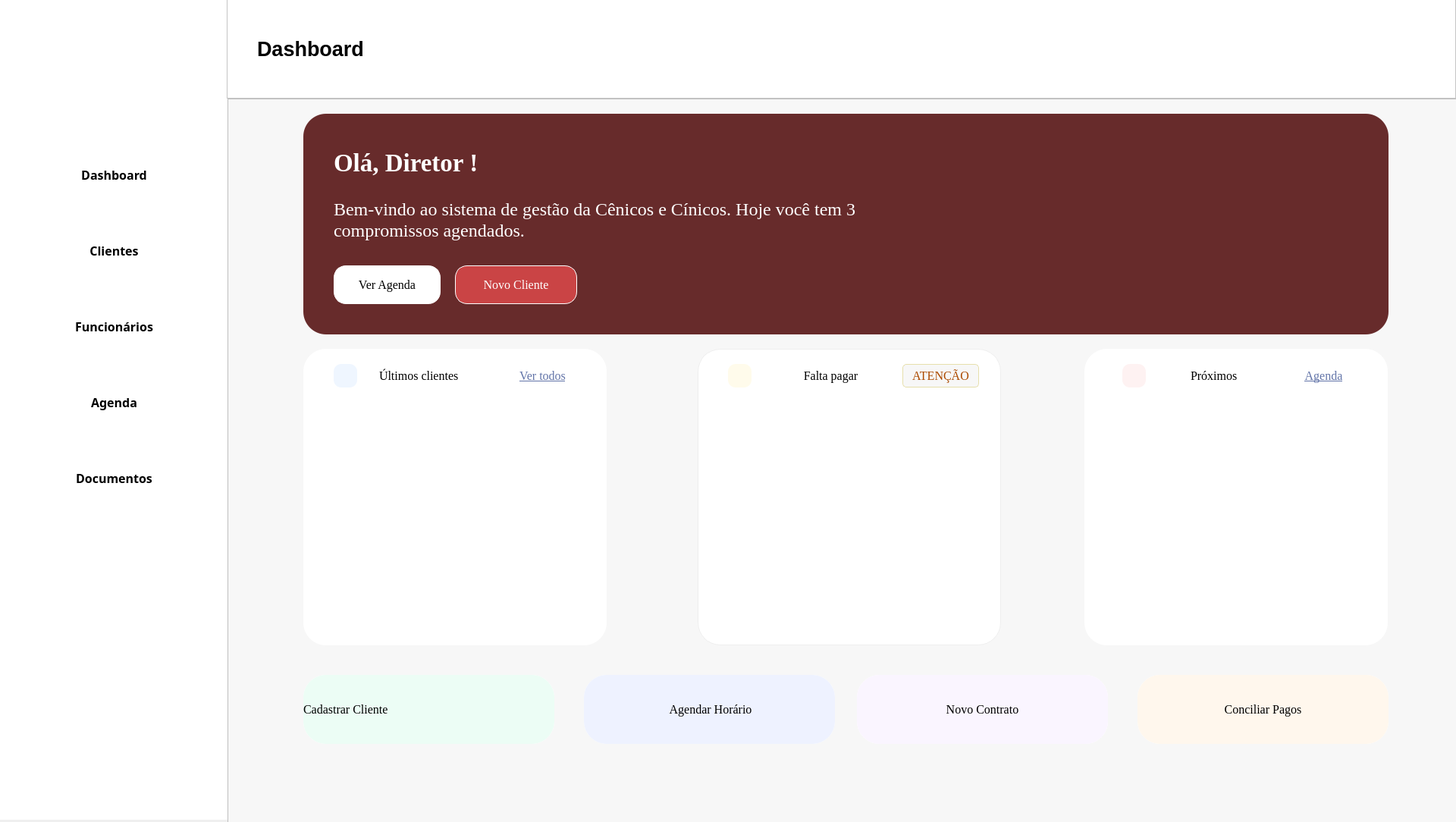
<?xml version="1.0" encoding="UTF-8"?>
<ui version="4.0">
 <class>MainWindow</class>
 <widget class="QMainWindow" name="MainWindow">
  <property name="enabled">
   <bool>true</bool>
  </property>
  <property name="geometry">
   <rect>
    <x>0</x>
    <y>0</y>
    <width>1920</width>
    <height>1084</height>
   </rect>
  </property>
  <property name="windowTitle">
   <string>MainWindow</string>
  </property>
  <widget class="QWidget" name="centralwidget">
   <widget class="QFrame" name="menu_lateral">
    <property name="geometry">
     <rect>
      <x>0</x>
      <y>0</y>
      <width>301</width>
      <height>1081</height>
     </rect>
    </property>
    <property name="styleSheet">
     <string notr="true">background-color: rgb(255,255,255);
border: 1px;
box-shadow: 5px 5px 5px;
border-color:  rgb(149, 149, 149);</string>
    </property>
    <widget class="QPushButton" name="btn_abrir_dashboard_menu">
     <property name="geometry">
      <rect>
       <x>20</x>
       <y>200</y>
       <width>261</width>
       <height>61</height>
      </rect>
     </property>
     <property name="font">
      <font>
       <family>Segoe UI Semibold</family>
       <pointsize>12</pointsize>
       <weight>75</weight>
       <bold>true</bold>
      </font>
     </property>
     <property name="cursor">
      <cursorShape>PointingHandCursor</cursorShape>
     </property>
     <property name="layoutDirection">
      <enum>Qt::LeftToRight</enum>
     </property>
     <property name="styleSheet">
      <string notr="true">text-align: left;
color: rgb(139, 139, 139);
padding-left: 10px;
border-radius:10px;
hover-color {
	background-color:rgb(254, 242, 242 solid);
	color:rgb(159, 7, 18);
}</string>
     </property>
     <property name="text">
      <string>Dashboard</string>
     </property>
     <property name="icon">
      <iconset>
       <normaloff>../Source/dashboard.png</normaloff>../Source/dashboard.png</iconset>
     </property>
     <property name="iconSize">
      <size>
       <width>50</width>
       <height>50</height>
      </size>
     </property>
    </widget>
    <widget class="QPushButton" name="btn_abrir_cliente_menu">
     <property name="geometry">
      <rect>
       <x>20</x>
       <y>300</y>
       <width>261</width>
       <height>61</height>
      </rect>
     </property>
     <property name="font">
      <font>
       <family>Segoe UI Semibold</family>
       <pointsize>12</pointsize>
       <weight>75</weight>
       <bold>true</bold>
      </font>
     </property>
     <property name="cursor">
      <cursorShape>PointingHandCursor</cursorShape>
     </property>
     <property name="styleSheet">
      <string notr="true">text-align: left;
color: rgb(139, 139, 139);
padding-left: 10px;
border-radius:10px;
hover-color {
	background-color:rgb(254, 242, 242 solid);
	color:rgb(159, 7, 18);
}</string>
     </property>
     <property name="text">
      <string>Clientes</string>
     </property>
     <property name="icon">
      <iconset>
       <normaloff>../Source/cliente.png</normaloff>../Source/cliente.png</iconset>
     </property>
     <property name="iconSize">
      <size>
       <width>40</width>
       <height>40</height>
      </size>
     </property>
    </widget>
    <widget class="QPushButton" name="btn_abrir_funcionario_menu">
     <property name="geometry">
      <rect>
       <x>20</x>
       <y>400</y>
       <width>261</width>
       <height>61</height>
      </rect>
     </property>
     <property name="font">
      <font>
       <family>Segoe UI Semibold</family>
       <pointsize>12</pointsize>
       <weight>75</weight>
       <bold>true</bold>
      </font>
     </property>
     <property name="cursor">
      <cursorShape>PointingHandCursor</cursorShape>
     </property>
     <property name="styleSheet">
      <string notr="true">text-align: left;
color: rgb(139, 139, 139);
padding-left: 10px;
border-radius:10px;
hover-color {
	background-color:rgb(254, 242, 242 solid);
	color:rgb(159, 7, 18);
}</string>
     </property>
     <property name="text">
      <string>Funcionários</string>
     </property>
     <property name="icon">
      <iconset>
       <normaloff>../Source/funcionarios.png</normaloff>../Source/funcionarios.png</iconset>
     </property>
     <property name="iconSize">
      <size>
       <width>40</width>
       <height>40</height>
      </size>
     </property>
    </widget>
    <widget class="QPushButton" name="btn_abrir_agenda_menu">
     <property name="geometry">
      <rect>
       <x>20</x>
       <y>500</y>
       <width>261</width>
       <height>61</height>
      </rect>
     </property>
     <property name="font">
      <font>
       <family>Segoe UI Semibold</family>
       <pointsize>12</pointsize>
       <weight>75</weight>
       <bold>true</bold>
      </font>
     </property>
     <property name="cursor">
      <cursorShape>PointingHandCursor</cursorShape>
     </property>
     <property name="styleSheet">
      <string notr="true">text-align: left;
color: rgb(139, 139, 139);
padding-left: 10px;
border-radius:10px;
hover-color {
	background-color:rgb(254, 242, 242 solid);
	color:rgb(159, 7, 18);
}</string>
     </property>
     <property name="text">
      <string>Agenda</string>
     </property>
     <property name="icon">
      <iconset>
       <normaloff>../Source/agenda.png</normaloff>../Source/agenda.png</iconset>
     </property>
     <property name="iconSize">
      <size>
       <width>50</width>
       <height>50</height>
      </size>
     </property>
    </widget>
    <widget class="QPushButton" name="btn_abrir_documento_menu">
     <property name="geometry">
      <rect>
       <x>20</x>
       <y>600</y>
       <width>261</width>
       <height>61</height>
      </rect>
     </property>
     <property name="font">
      <font>
       <family>Segoe UI Semibold</family>
       <pointsize>12</pointsize>
       <weight>75</weight>
       <bold>true</bold>
      </font>
     </property>
     <property name="cursor">
      <cursorShape>PointingHandCursor</cursorShape>
     </property>
     <property name="styleSheet">
      <string notr="true">text-align: left;
color: rgb(139, 139, 139);
padding-left: 10px;
border-radius:10px;
hover-color {
	background-color:rgb(254, 242, 242 solid);
	color:rgb(159, 7, 18);
}</string>
     </property>
     <property name="text">
      <string>Documentos</string>
     </property>
     <property name="icon">
      <iconset>
       <normaloff>../Source/documentos.png</normaloff>../Source/documentos.png</iconset>
     </property>
     <property name="iconSize">
      <size>
       <width>50</width>
       <height>50</height>
      </size>
     </property>
    </widget>
    <widget class="QLabel" name="logo">
     <property name="geometry">
      <rect>
       <x>40</x>
       <y>10</y>
       <width>191</width>
       <height>181</height>
      </rect>
     </property>
     <property name="text">
      <string notr="true"/>
     </property>
     <property name="pixmap">
      <pixmap>../Source/Cenicos.jpg</pixmap>
     </property>
     <property name="scaledContents">
      <bool>true</bool>
     </property>
    </widget>
   </widget>
   <widget class="QFrame" name="titulo_dashboard">
    <property name="geometry">
     <rect>
      <x>299</x>
      <y>-1</y>
      <width>1621</width>
      <height>131</height>
     </rect>
    </property>
    <property name="styleSheet">
     <string notr="true">background-color: rgb(255,255,255);</string>
    </property>
    <property name="frameShape">
     <enum>QFrame::StyledPanel</enum>
    </property>
    <property name="frameShadow">
     <enum>QFrame::Raised</enum>
    </property>
    <widget class="QLabel" name="titulo">
     <property name="geometry">
      <rect>
       <x>40</x>
       <y>40</y>
       <width>256</width>
       <height>51</height>
      </rect>
     </property>
     <property name="font">
      <font>
       <pointsize>20</pointsize>
       <weight>75</weight>
       <bold>true</bold>
      </font>
     </property>
     <property name="styleSheet">
      <string notr="true"/>
     </property>
     <property name="text">
      <string>Dashboard</string>
     </property>
    </widget>
   </widget>
   <widget class="QFrame" name="main_frame">
    <property name="geometry">
     <rect>
      <x>300</x>
      <y>130</y>
      <width>1631</width>
      <height>961</height>
     </rect>
    </property>
    <property name="font">
     <font>
      <family>Georgia</family>
      <pointsize>15</pointsize>
      <weight>50</weight>
      <bold>false</bold>
     </font>
    </property>
    <property name="styleSheet">
     <string notr="true">background-color: rgb(247, 247, 247);</string>
    </property>
    <property name="frameShape">
     <enum>QFrame::StyledPanel</enum>
    </property>
    <property name="frameShadow">
     <enum>QFrame::Raised</enum>
    </property>
    <widget class="QFrame" name="main_dashboard_frame">
     <property name="geometry">
      <rect>
       <x>100</x>
       <y>20</y>
       <width>1431</width>
       <height>291</height>
      </rect>
     </property>
     <property name="styleSheet">
      <string notr="true">background-color: rgb(103, 43, 43);
border-radius: 30px;</string>
     </property>
     <property name="frameShape">
      <enum>QFrame::StyledPanel</enum>
     </property>
     <property name="frameShadow">
      <enum>QFrame::Raised</enum>
     </property>
     <widget class="QPushButton" name="btn_abrir_agenda_3">
      <property name="geometry">
       <rect>
        <x>40</x>
        <y>200</y>
        <width>141</width>
        <height>51</height>
       </rect>
      </property>
      <property name="font">
       <font>
        <family>Georgia</family>
        <pointsize>12</pointsize>
        <weight>50</weight>
        <italic>false</italic>
        <bold>false</bold>
       </font>
      </property>
      <property name="cursor">
       <cursorShape>PointingHandCursor</cursorShape>
      </property>
      <property name="styleSheet">
       <string notr="true">background-color: rgb(255, 255, 255);
border-radius: 16px;
border:1px solid;
border-color:white;
color: black;</string>
      </property>
      <property name="text">
       <string>Ver Agenda</string>
      </property>
     </widget>
     <widget class="QPushButton" name="btn_abrir_novo_cliente_2">
      <property name="geometry">
       <rect>
        <x>200</x>
        <y>200</y>
        <width>161</width>
        <height>51</height>
       </rect>
      </property>
      <property name="font">
       <font>
        <family>Georgia</family>
        <pointsize>12</pointsize>
        <weight>50</weight>
        <bold>false</bold>
       </font>
      </property>
      <property name="cursor">
       <cursorShape>PointingHandCursor</cursorShape>
      </property>
      <property name="styleSheet">
       <string notr="true">background-color: rgb(202, 68, 69);
border-radius: 16px;
border:1px solid;
border-color:white;
color:white;</string>
      </property>
      <property name="text">
       <string>Novo Cliente</string>
      </property>
     </widget>
     <widget class="QLabel" name="titulo_recepcao_2">
      <property name="geometry">
       <rect>
        <x>40</x>
        <y>90</y>
        <width>761</width>
        <height>101</height>
       </rect>
      </property>
      <property name="font">
       <font>
        <family>Georgia</family>
        <pointsize>18</pointsize>
        <weight>50</weight>
        <bold>false</bold>
        <strikeout>false</strikeout>
       </font>
      </property>
      <property name="text">
       <string>&lt;html&gt;&lt;head/&gt;&lt;body&gt;&lt;p&gt;&lt;span style=&quot; color:#ffffff;&quot;&gt;Bem-vindo ao sistema de gestão da Cênicos e Cínicos. Hoje você tem 3 compromissos agendados.&lt;/span&gt;&lt;/p&gt;&lt;/body&gt;&lt;/html&gt;</string>
      </property>
      <property name="wordWrap">
       <bool>true</bool>
      </property>
      <property name="textInteractionFlags">
       <set>Qt::NoTextInteraction</set>
      </property>
     </widget>
     <widget class="QLabel" name="titulo_recepcao">
      <property name="geometry">
       <rect>
        <x>40</x>
        <y>30</y>
        <width>291</width>
        <height>70</height>
       </rect>
      </property>
      <property name="font">
       <font>
        <family>Georgia</family>
        <pointsize>25</pointsize>
        <weight>75</weight>
        <italic>false</italic>
        <bold>true</bold>
        <underline>false</underline>
       </font>
      </property>
      <property name="text">
       <string>&lt;html&gt;&lt;head/&gt;&lt;body&gt;&lt;p&gt;&lt;span style=&quot; color:#ffffff;&quot;&gt;Olá, Diretor !&lt;/span&gt;&lt;/p&gt;&lt;/body&gt;&lt;/html&gt;</string>
      </property>
      <property name="wordWrap">
       <bool>true</bool>
      </property>
     </widget>
    </widget>
    <widget class="QFrame" name="frame_resumo_cliente">
     <property name="geometry">
      <rect>
       <x>100</x>
       <y>330</y>
       <width>400</width>
       <height>391</height>
      </rect>
     </property>
     <property name="font">
      <font>
       <family>Georgia</family>
      </font>
     </property>
     <property name="styleSheet">
      <string notr="true">background-color:white;
border-radius: 30px;</string>
     </property>
     <property name="frameShape">
      <enum>QFrame::StyledPanel</enum>
     </property>
     <property name="frameShadow">
      <enum>QFrame::Raised</enum>
     </property>
     <widget class="QLabel" name="titulo_cliente">
      <property name="geometry">
       <rect>
        <x>100</x>
        <y>20</y>
        <width>151</width>
        <height>31</height>
       </rect>
      </property>
      <property name="font">
       <font>
        <family>Georgia</family>
        <pointsize>12</pointsize>
        <weight>50</weight>
        <bold>false</bold>
       </font>
      </property>
      <property name="text">
       <string>Últimos clientes</string>
      </property>
     </widget>
     <widget class="QPushButton" name="btn_abrir_clientes">
      <property name="geometry">
       <rect>
        <x>270</x>
        <y>20</y>
        <width>91</width>
        <height>31</height>
       </rect>
      </property>
      <property name="font">
       <font>
        <family>Georgia</family>
        <pointsize>12</pointsize>
        <underline>true</underline>
       </font>
      </property>
      <property name="cursor">
       <cursorShape>PointingHandCursor</cursorShape>
      </property>
      <property name="styleSheet">
       <string notr="true">color:rgb(98, 116, 168)</string>
      </property>
      <property name="text">
       <string>Ver todos</string>
      </property>
     </widget>
     <widget class="QLabel" name="cliente_icon_dashboard">
      <property name="geometry">
       <rect>
        <x>40</x>
        <y>20</y>
        <width>31</width>
        <height>31</height>
       </rect>
      </property>
      <property name="font">
       <font>
        <family>Georgia</family>
       </font>
      </property>
      <property name="autoFillBackground">
       <bool>false</bool>
      </property>
      <property name="styleSheet">
       <string notr="true">background-color: rgb(239, 246, 255);
border-radius: 10px;
color: rgb(229, 135, 38);</string>
      </property>
      <property name="text">
       <string/>
      </property>
      <property name="pixmap">
       <pixmap>../Source/utilizador.png</pixmap>
      </property>
      <property name="scaledContents">
       <bool>true</bool>
      </property>
      <property name="alignment">
       <set>Qt::AlignCenter</set>
      </property>
      <property name="wordWrap">
       <bool>true</bool>
      </property>
      <property name="margin">
       <number>3</number>
      </property>
      <property name="indent">
       <number>-1</number>
      </property>
      <property name="textInteractionFlags">
       <set>Qt::NoTextInteraction</set>
      </property>
     </widget>
     <widget class="QTableWidget" name="tableWidget">
      <property name="geometry">
       <rect>
        <x>40</x>
        <y>81</y>
        <width>321</width>
        <height>271</height>
       </rect>
      </property>
      <property name="font">
       <font>
        <family>Times New Roman</family>
        <pointsize>12</pointsize>
       </font>
      </property>
      <property name="styleSheet">
       <string notr="true">background-color: white;
border: none;
font-family: &quot;Times New Roman&quot;;
</string>
      </property>
      <property name="rowCount">
       <number>3</number>
      </property>
      <attribute name="horizontalHeaderVisible">
       <bool>false</bool>
      </attribute>
      <attribute name="verticalHeaderVisible">
       <bool>false</bool>
      </attribute>
      <row/>
      <row/>
      <row/>
     </widget>
    </widget>
    <widget class="QFrame" name="frame_resumo_agenda">
     <property name="geometry">
      <rect>
       <x>1130</x>
       <y>330</y>
       <width>400</width>
       <height>391</height>
      </rect>
     </property>
     <property name="styleSheet">
      <string notr="true">background-color:white;
border-radius: 30px;</string>
     </property>
     <property name="frameShape">
      <enum>QFrame::StyledPanel</enum>
     </property>
     <property name="frameShadow">
      <enum>QFrame::Raised</enum>
     </property>
     <widget class="QLabel" name="titulo_proximo_agenda">
      <property name="geometry">
       <rect>
        <x>140</x>
        <y>20</y>
        <width>91</width>
        <height>31</height>
       </rect>
      </property>
      <property name="font">
       <font>
        <family>Georgia</family>
        <pointsize>12</pointsize>
        <weight>50</weight>
        <bold>false</bold>
       </font>
      </property>
      <property name="text">
       <string>Próximos</string>
      </property>
     </widget>
     <widget class="QPushButton" name="btn_abrir_agenda">
      <property name="geometry">
       <rect>
        <x>270</x>
        <y>20</y>
        <width>91</width>
        <height>31</height>
       </rect>
      </property>
      <property name="font">
       <font>
        <family>Georgia</family>
        <pointsize>12</pointsize>
        <underline>true</underline>
       </font>
      </property>
      <property name="styleSheet">
       <string notr="true">color:rgb(98, 116, 168)</string>
      </property>
      <property name="text">
       <string>Agenda</string>
      </property>
     </widget>
     <widget class="QLabel" name="icon_agenda">
      <property name="geometry">
       <rect>
        <x>50</x>
        <y>20</y>
        <width>31</width>
        <height>31</height>
       </rect>
      </property>
      <property name="autoFillBackground">
       <bool>false</bool>
      </property>
      <property name="styleSheet">
       <string notr="true">background-color:rgb(254, 242, 242);
border-radius: 10px;
color: rgb(229, 135, 38);</string>
      </property>
      <property name="text">
       <string/>
      </property>
      <property name="pixmap">
       <pixmap>../Source/agenda.png</pixmap>
      </property>
      <property name="scaledContents">
       <bool>true</bool>
      </property>
      <property name="alignment">
       <set>Qt::AlignCenter</set>
      </property>
      <property name="wordWrap">
       <bool>true</bool>
      </property>
      <property name="margin">
       <number>3</number>
      </property>
      <property name="indent">
       <number>-1</number>
      </property>
      <property name="textInteractionFlags">
       <set>Qt::NoTextInteraction</set>
      </property>
     </widget>
     <widget class="QTableWidget" name="tableWidget_3">
      <property name="geometry">
       <rect>
        <x>40</x>
        <y>81</y>
        <width>321</width>
        <height>271</height>
       </rect>
      </property>
      <property name="font">
       <font>
        <family>Times New Roman</family>
        <pointsize>12</pointsize>
       </font>
      </property>
      <property name="styleSheet">
       <string notr="true">background-color: white;
border: none;
font-family: &quot;Times New Roman&quot;;
</string>
      </property>
      <property name="rowCount">
       <number>3</number>
      </property>
      <attribute name="horizontalHeaderVisible">
       <bool>false</bool>
      </attribute>
      <attribute name="verticalHeaderVisible">
       <bool>false</bool>
      </attribute>
      <row/>
      <row/>
      <row/>
     </widget>
    </widget>
    <widget class="QFrame" name="frame_resumo_pagar">
     <property name="geometry">
      <rect>
       <x>620</x>
       <y>330</y>
       <width>400</width>
       <height>391</height>
      </rect>
     </property>
     <property name="font">
      <font>
       <stylestrategy>PreferDefault</stylestrategy>
      </font>
     </property>
     <property name="layoutDirection">
      <enum>Qt::LeftToRight</enum>
     </property>
     <property name="styleSheet">
      <string notr="true">#frame_resumo_pagar{
	background-color:white;
	border-radius: 30px;
	border: 1px solid;
	border-color: rgb(238, 238, 238);
}
</string>
     </property>
     <property name="frameShape">
      <enum>QFrame::StyledPanel</enum>
     </property>
     <property name="frameShadow">
      <enum>QFrame::Raised</enum>
     </property>
     <widget class="QLabel" name="titulo_falta_pagar">
      <property name="geometry">
       <rect>
        <x>120</x>
        <y>20</y>
        <width>111</width>
        <height>31</height>
       </rect>
      </property>
      <property name="font">
       <font>
        <family>Georgia</family>
        <pointsize>12</pointsize>
        <weight>50</weight>
        <bold>false</bold>
       </font>
      </property>
      <property name="styleSheet">
       <string notr="true">background-color: rgb(255, 255, 255);</string>
      </property>
      <property name="text">
       <string>Falta pagar</string>
      </property>
      <property name="alignment">
       <set>Qt::AlignCenter</set>
      </property>
     </widget>
     <widget class="QLabel" name="icon_atencao">
      <property name="geometry">
       <rect>
        <x>40</x>
        <y>20</y>
        <width>31</width>
        <height>31</height>
       </rect>
      </property>
      <property name="font">
       <font>
        <family>Georgia</family>
       </font>
      </property>
      <property name="autoFillBackground">
       <bool>false</bool>
      </property>
      <property name="styleSheet">
       <string notr="true">background-color: rgb(255, 251, 235);
border-radius: 10px;
color: rgb(229, 135, 38);</string>
      </property>
      <property name="text">
       <string/>
      </property>
      <property name="pixmap">
       <pixmap>../Source/exclamacao.png</pixmap>
      </property>
      <property name="scaledContents">
       <bool>true</bool>
      </property>
      <property name="alignment">
       <set>Qt::AlignCenter</set>
      </property>
      <property name="wordWrap">
       <bool>true</bool>
      </property>
      <property name="margin">
       <number>3</number>
      </property>
      <property name="indent">
       <number>-1</number>
      </property>
      <property name="textInteractionFlags">
       <set>Qt::NoTextInteraction</set>
      </property>
     </widget>
     <widget class="QLabel" name="titulo_atencao">
      <property name="geometry">
       <rect>
        <x>270</x>
        <y>20</y>
        <width>101</width>
        <height>31</height>
       </rect>
      </property>
      <property name="font">
       <font>
        <family>Georgia</family>
        <pointsize>12</pointsize>
        <weight>50</weight>
        <bold>false</bold>
        <kerning>true</kerning>
       </font>
      </property>
      <property name="layoutDirection">
       <enum>Qt::LeftToRight</enum>
      </property>
      <property name="styleSheet">
       <string notr="true">color: rgb(172, 74, 0);
border: 1px solid;
border-radius: 5px;
border-color: rgb(230, 223, 172);</string>
      </property>
      <property name="frameShape">
       <enum>QFrame::Box</enum>
      </property>
      <property name="frameShadow">
       <enum>QFrame::Raised</enum>
      </property>
      <property name="text">
       <string>ATENÇÃO</string>
      </property>
      <property name="alignment">
       <set>Qt::AlignCenter</set>
      </property>
     </widget>
     <widget class="QTableWidget" name="tableWidget_2">
      <property name="geometry">
       <rect>
        <x>40</x>
        <y>81</y>
        <width>321</width>
        <height>271</height>
       </rect>
      </property>
      <property name="font">
       <font>
        <family>Times New Roman</family>
        <pointsize>12</pointsize>
       </font>
      </property>
      <property name="styleSheet">
       <string notr="true">background-color: white;
border: none;
font-family: &quot;Times New Roman&quot;;
</string>
      </property>
      <property name="rowCount">
       <number>3</number>
      </property>
      <attribute name="horizontalHeaderVisible">
       <bool>false</bool>
      </attribute>
      <attribute name="verticalHeaderVisible">
       <bool>false</bool>
      </attribute>
      <row/>
      <row/>
      <row/>
     </widget>
    </widget>
    <widget class="QFrame" name="cadastrar_cliente">
     <property name="geometry">
      <rect>
       <x>100</x>
       <y>760</y>
       <width>331</width>
       <height>91</height>
      </rect>
     </property>
     <property name="styleSheet">
      <string notr="true">background-color:white;
border-radius: 30px;</string>
     </property>
     <property name="frameShape">
      <enum>QFrame::StyledPanel</enum>
     </property>
     <property name="frameShadow">
      <enum>QFrame::Raised</enum>
     </property>
     <widget class="QPushButton" name="btn_cadastrar_cliente">
      <property name="geometry">
       <rect>
        <x>0</x>
        <y>0</y>
        <width>331</width>
        <height>91</height>
       </rect>
      </property>
      <property name="font">
       <font>
        <family>Georgia</family>
        <pointsize>12</pointsize>
        <weight>50</weight>
        <bold>false</bold>
       </font>
      </property>
      <property name="layoutDirection">
       <enum>Qt::LeftToRight</enum>
      </property>
      <property name="styleSheet">
       <string notr="true">text-align: left;
background-color: rgb(236, 253, 245);</string>
      </property>
      <property name="text">
       <string>Cadastrar Cliente</string>
      </property>
      <property name="icon">
       <iconset>
        <normaloff>../Source/adicionar_cliente.png</normaloff>../Source/adicionar_cliente.png</iconset>
      </property>
      <property name="iconSize">
       <size>
        <width>100</width>
        <height>100</height>
       </size>
      </property>
     </widget>
    </widget>
    <widget class="QFrame" name="frame_registrar_agenda">
     <property name="geometry">
      <rect>
       <x>470</x>
       <y>760</y>
       <width>331</width>
       <height>91</height>
      </rect>
     </property>
     <property name="styleSheet">
      <string notr="true">background-color:white;
border-radius: 30px;</string>
     </property>
     <property name="frameShape">
      <enum>QFrame::StyledPanel</enum>
     </property>
     <property name="frameShadow">
      <enum>QFrame::Raised</enum>
     </property>
     <widget class="QPushButton" name="btn_abrir_agenda_2">
      <property name="geometry">
       <rect>
        <x>0</x>
        <y>0</y>
        <width>331</width>
        <height>91</height>
       </rect>
      </property>
      <property name="font">
       <font>
        <family>Georgia</family>
        <pointsize>12</pointsize>
        <weight>50</weight>
        <bold>false</bold>
       </font>
      </property>
      <property name="styleSheet">
       <string notr="true">text-align: center;
background-color: rgb(238, 242, 255);</string>
      </property>
      <property name="text">
       <string> Agendar Horário</string>
      </property>
      <property name="icon">
       <iconset>
        <normaloff>../Source/relogio.png</normaloff>../Source/relogio.png</iconset>
      </property>
      <property name="iconSize">
       <size>
        <width>30</width>
        <height>30</height>
       </size>
      </property>
     </widget>
    </widget>
    <widget class="QFrame" name="frame_novo_service">
     <property name="geometry">
      <rect>
       <x>830</x>
       <y>760</y>
       <width>331</width>
       <height>91</height>
      </rect>
     </property>
     <property name="styleSheet">
      <string notr="true">background-color:white;
border-radius: 30px;</string>
     </property>
     <property name="frameShape">
      <enum>QFrame::StyledPanel</enum>
     </property>
     <property name="frameShadow">
      <enum>QFrame::Raised</enum>
     </property>
     <widget class="QPushButton" name="btn_abrir_novo_cliente">
      <property name="geometry">
       <rect>
        <x>0</x>
        <y>0</y>
        <width>331</width>
        <height>91</height>
       </rect>
      </property>
      <property name="font">
       <font>
        <family>Georgia</family>
        <pointsize>12</pointsize>
        <weight>50</weight>
        <bold>false</bold>
       </font>
      </property>
      <property name="styleSheet">
       <string notr="true">text-align: center;
background-color: rgb(250, 245, 255);</string>
      </property>
      <property name="text">
       <string>Novo Contrato</string>
      </property>
      <property name="icon">
       <iconset>
        <normaloff>../Source/contrato.png</normaloff>../Source/contrato.png</iconset>
      </property>
      <property name="iconSize">
       <size>
        <width>30</width>
        <height>30</height>
       </size>
      </property>
     </widget>
    </widget>
    <widget class="QFrame" name="frame_pagar_conta">
     <property name="geometry">
      <rect>
       <x>1200</x>
       <y>760</y>
       <width>331</width>
       <height>91</height>
      </rect>
     </property>
     <property name="styleSheet">
      <string notr="true">background-color:white;
border-radius: 30px;</string>
     </property>
     <property name="frameShape">
      <enum>QFrame::StyledPanel</enum>
     </property>
     <property name="frameShadow">
      <enum>QFrame::Raised</enum>
     </property>
     <widget class="QPushButton" name="btn_abrir_documentos">
      <property name="geometry">
       <rect>
        <x>0</x>
        <y>0</y>
        <width>331</width>
        <height>91</height>
       </rect>
      </property>
      <property name="font">
       <font>
        <family>Georgia</family>
        <pointsize>12</pointsize>
        <weight>50</weight>
        <bold>false</bold>
       </font>
      </property>
      <property name="styleSheet">
       <string notr="true">text-align: center;
background-color: rgb(255, 247, 237);</string>
      </property>
      <property name="text">
       <string>Conciliar Pagos</string>
      </property>
      <property name="icon">
       <iconset>
        <normaloff>../Source/consolidar.png</normaloff>../Source/consolidar.png</iconset>
      </property>
      <property name="iconSize">
       <size>
        <width>40</width>
        <height>40</height>
       </size>
      </property>
     </widget>
    </widget>
    <zorder>main_dashboard_frame</zorder>
    <zorder>frame_resumo_cliente</zorder>
    <zorder>frame_resumo_agenda</zorder>
    <zorder>cadastrar_cliente</zorder>
    <zorder>frame_registrar_agenda</zorder>
    <zorder>frame_novo_service</zorder>
    <zorder>frame_pagar_conta</zorder>
    <zorder>frame_resumo_pagar</zorder>
   </widget>
  </widget>
 </widget>
 <resources/>
 <connections/>
</ui>
